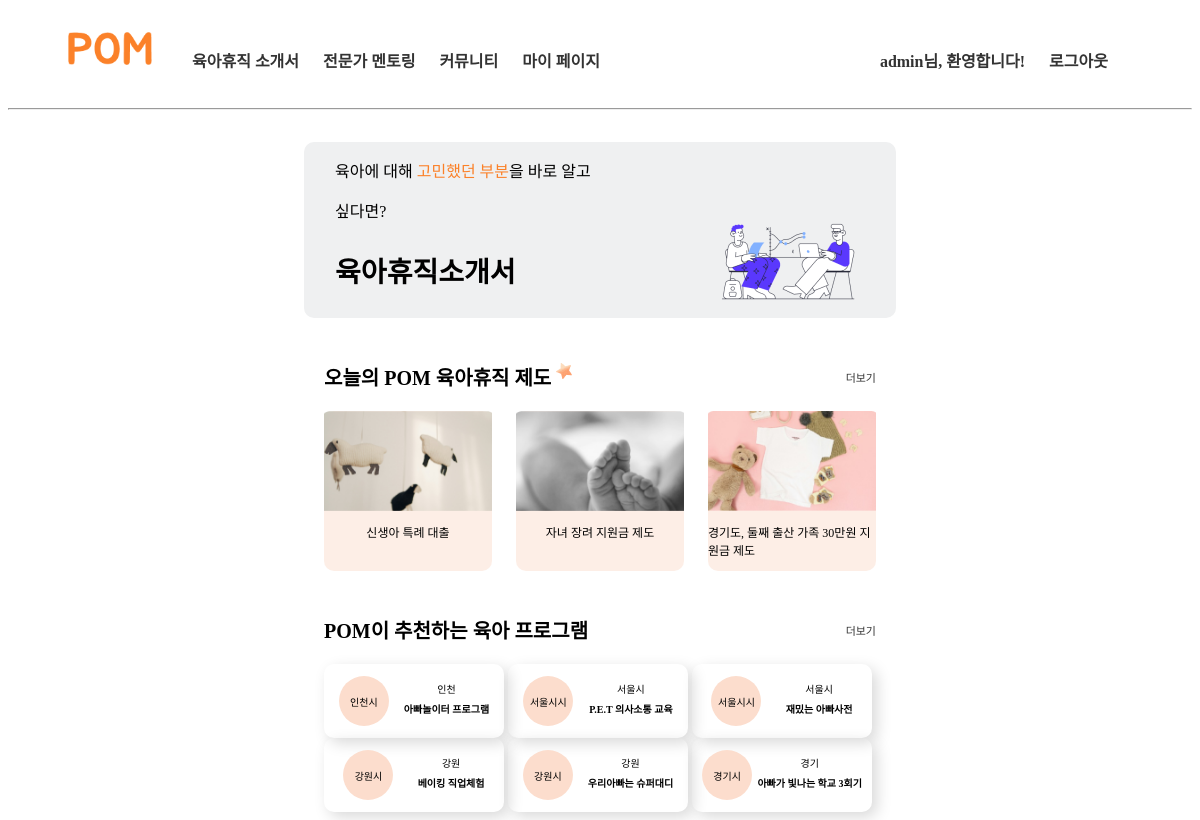
/program/ (signed in), run on the app's committed database.
### program/models.py (models this page shows, shortened)
class Policy(models.Model):
    title = models.CharField(max_length=200)
    image = models.ImageField(upload_to='policy_images/', blank=True, null=True) #제도 이미지
    created_at = models.DateTimeField(auto_now_add=True)  #최신 등록순

class Program(models.Model):
    title = models.CharField(max_length=200)
    center_info = models.CharField(max_length=200, blank=True, null=True)
    event_period = models.CharField(max_length=200, blank=True, null=True)
    registration_period = models.CharField(max_length=200, blank=True, null=True)
    participants = models.CharField(max_length=200, blank=True, null=True)
    event_content = models.TextField(blank=True, null=True)
    session_info = models.CharField(max_length=200, blank=True, null=True)
    location = models.CharField(max_length=200, blank=True, null=True)
    region = models.CharField(max_length=100)
    image = models.ImageField(upload_to='program_images/', blank=True, null=True)
    application_url = models.URLField(max_length=200, blank=True, null=True)  # 신청 URL 필드 추가

### program/views.py (the view)
# urls.py: path('', program_home, name='program_home'),
def program_home(request):
    programs = Program.objects.all()[:6]
    policies = Policy.objects.annotate(scrap_count=Count('scraps')).order_by('-created_at')[:3]
    return render(request, 'program/program_home.html', {'programs': programs, 'policies': policies})

### program/templates/program/program_home.html (shortened to what this page needs)
{% load static %}
<!DOCTYPE html>
<html lang="en">
<head>
    <link rel="stylesheet" href="{% static 'css/introduction.css' %}"></link>
</head>
<body>
    {% include 'program/header.html' %}
    <section>
    <div class="section">
        <div class="sec_header">
        <div class="sec_header_text">
            <p>육아에 대해 <span>고민했던 부분</span>을 바로 알고</p>
            <p>싶다면?</p>
            <p id="text_bold">육아휴직소개서</p>
        </div>
        <div class="sec_header_img">
            <img src="{% static 'images/working.png' %}"/>
        </div>
        </div>
        <div class="sec_content">
        <div class="policy">
            <div class="policy_header">
            <div class="policy_header_title">
                <p>오늘의 POM 육아휴직 제도</p>
                <img src="{% static 'images/orangeStar.png' %}">
            </div>
            <div class="policy_header_more"><a href="{% url 'program:policy_list' %}"><p>더보기</p></a></div>
            </div>
            <div class="policy_list">
            {% for policy in policies|slice:":3" %}
                <div class="policy_detail">
                <div class="policy_detail_img">
                    {% if forloop.counter0 == 0 %}
                        <img src="{% static 'images/policy1.png' %}" alt="Policy Image">
                    {% elif forloop.counter0 == 1 %}
                        <img src="{% static 'images/policy2.png' %}" alt="Policy Image">
                    {% elif forloop.counter0 == 2 %}
                        <img src="{% static 'images/policy3.png' %}" alt="Policy Image">
                    {% endif %}
                </div>
                <div class="policy_detail_text"><a href="{% url 'program:policy_detail' policy.id %}">
                    <p>{{ policy.title }}</p></a>
                </div>
                </div>
                {% endfor %}
            </div>
        </div>
        <div class="program">
            <div class="program_header">
            <div class="program_header_title">
                <p>POM이 추천하는 육아 프로그램</p>
            </div>
            <div class="program_header_more"><a href="{% url 'program:program_list' %}"><p>더보기</p></a></div>
            </div>
            <div class="program_list">
                {% for program in programs %}
                <div class="program_detail">
                    <div class="program_detail_location">
                    <div class="program_detail_circle"><div class="program_detail_text">{{ program.region }}시</div></div>
                    </div>
                    <div class="program_detail_content">
                        <p>{{ program.region }}</p>
                        <a href="{% url 'program:program_detail' program.id %}"><p>{{ program.title }}</p></a>
                    </div>
                </div>
                {% endfor %}
            </div>
            </div>
        </div>
        </div>
    </section>
</body>
</html>

### program/templates/program/header.html
<div class="header">
    <header>
      <div>
        <a href="{% url 'accounts:home' %}"><img src="{% static 'images/POM.png' %}" id="logo"></a></img>
      </div>
    </header>
    <nav>
      <div class="nav">
        <div class="menu">
          <ul>
            <li><a href="{% url 'program:program_home' %}">육아휴직 소개서</a></li>
            <li><a href="{% url 'mentoring:home' %}">전문가 멘토링</a></li>
            <li><a href="{% url 'community:list' %}">커뮤니티</a></li>
            <li><a href="{% url 'accounts:mypage' %}"">마이 페이지</a></li>
          </ul>
        </div>
        <div class="account">
          <ul>
            {% if user.is_authenticated %}
            <li><a href="#">{{ user.username }}님, 환영합니다!</a></li>
            <li><a href="{%url 'accounts:logout' %}" id="signup">로그아웃</a></li>
            {% else %}
            <li><a href="{%url 'accounts:login' %}">로그인</a></li>
            <li><a href="{%url 'accounts:signup' %}" id="signup">회원가입</a></li>
            {%endif%}
          </ul>
        </div>
      </div>
    </nav>
  </div>
  <hr>

### accounts/static/css/introduction.css (style rules this page uses)
* { box-sizing: border-box; }
.header { display: flex; flex-direction: row; padding: 2vw 5vw 1vw 5vw; }
#logo { width: 7vw; }
nav { flex: 1; }
.nav { display: flex; flex-direction: row; }
.menu { flex: 1; }
.menu ul, .account ul { display: flex; flex-direction: row; }
.menu ul li, .account ul li { list-style: none; margin-right: 2vw; font-weight: bold; }
.menu ul li a, .account ul li a, .policy_header_more a, .program_header_more a { text-decoration: none; color: #333; }
.policy_header_more p, .program_header_more p { font-size: 11px; }
hr { background: #d0d3d9; }
.section { display: flex; flex-direction: column; align-items: center; }
.sec_header { margin-top: 2vw; display: flex; flex-direction: row; justify-content: space-around; align-items: end; background-color: #eff0f1; width: 50%; border-radius: 10px; }
.sec_header_text span { color: #fb8129; }
#text_bold { font-weight: bold; font-size: 28px; }
.sec_header_img { margin-top: 4.5vw; margin-left: 5vw; }
.policy_header, .program_header { display: flex; flex-direction: row; align-items: center; }
.policy_header_title, .program_header_title { font-size: 20px; font-weight: bold; flex: 1; display: flex; flex-direction: row; align-items: center; }
.policy_header_title img { width: 16px; height: 16px; margin-bottom: 1vw; margin-left: 0.4vw; }
.policy_list { display: flex; flex-direction: row; justify-content: space-between; }
.policy_detail { background-color: rgb(252, 221, 205, 0.5); border-radius: 10px; display: flex; flex-direction: column; align-items: center; width: 14vw; margin-right: 2vw; }
.policy_detail_img { width: 14vw; overflow: hidden; margin: 0 auto; }
.policy_detail_img img { width: 100%; height: 100%; object-fit: cover; }
.policy_detail:nth-child(3) { margin-right: 0; }
.policy_detail_text { display: flex; flex-direction: column; align-items: center; padding: 1vw 0 1vw 0; }
.policy_detail_text p { margin: 0; }
.program_detail { display: flex; flex-direction: row; justify-content: space-around; align-items: center; padding: 1vw 0.2vw; box-shadow: 5px 5px 15px #d9d9d9; border-radius: 10px; width: 15vw; }
.program_detail_location { width: 40px; }
.program_detail_circle { display: flex; flex-direction: column; justify-content: center; align-items: center; width: 50px; height: 50px; font-size: 10px; background-color: #fcddcd; border-radius: 50%; }
.program_detail_content { display: flex; flex-direction: column; align-items: center; }
.program_detail_content p { margin: 0; }
.program_detail_content p:first-child { font-size: 10px; margin-bottom: 0.4vw; }
.program_detail_content a p { font-size: 12px; font-weight: bold; }
.program_list { display: grid; grid-template-columns: repeat(3, 1fr); }
.policy, .program { margin-top: 2vw; }
.policy_detail_text a, .program_detail_content a { text-decoration: none; color: black; }
.policy_detail_text a p { font-size: 12px; }

### data on the page
Policy: title "신생아 특례 대출"
Policy: title "자녀 장려 지원금 제도"
Policy: title "경기도, 둘째 출산 가족 30만원 지원금 제도"
Program: region "인천", title "아빠놀이터 프로그램"
Program: region "서울시", title "P.E.T 의사소통 교육"
Program: region "서울시", title "재밌는 아빠사전"
Program: region "강원", title "베이킹 직업체험"
Program: region "강원", title "우리아빠는 슈퍼대디"
Program: region "경기", title "아빠가 빛나는 학교 3회기"

### other printed values
{{ user.username }} "admin"
